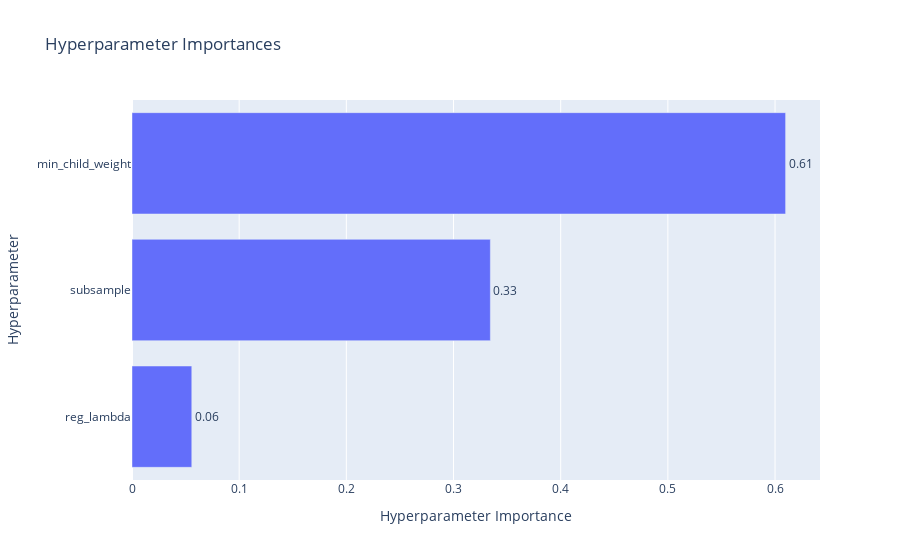
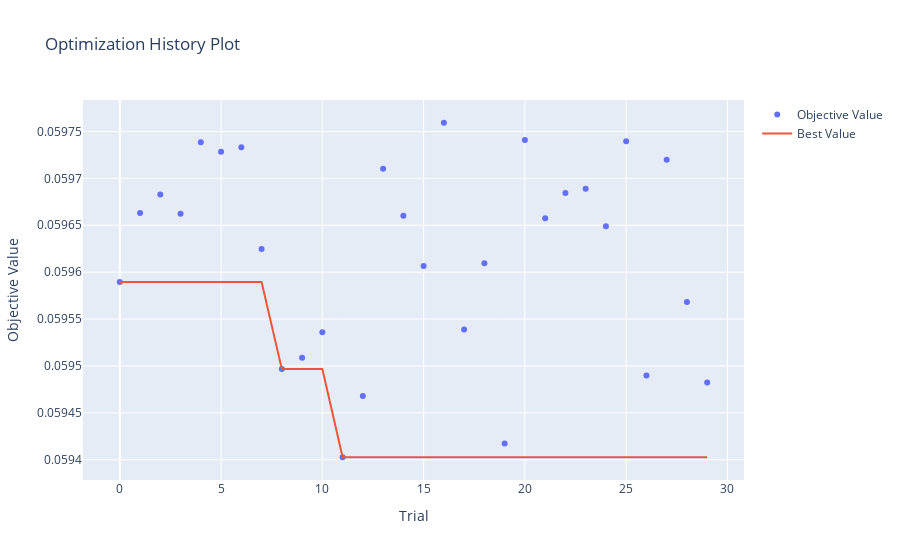
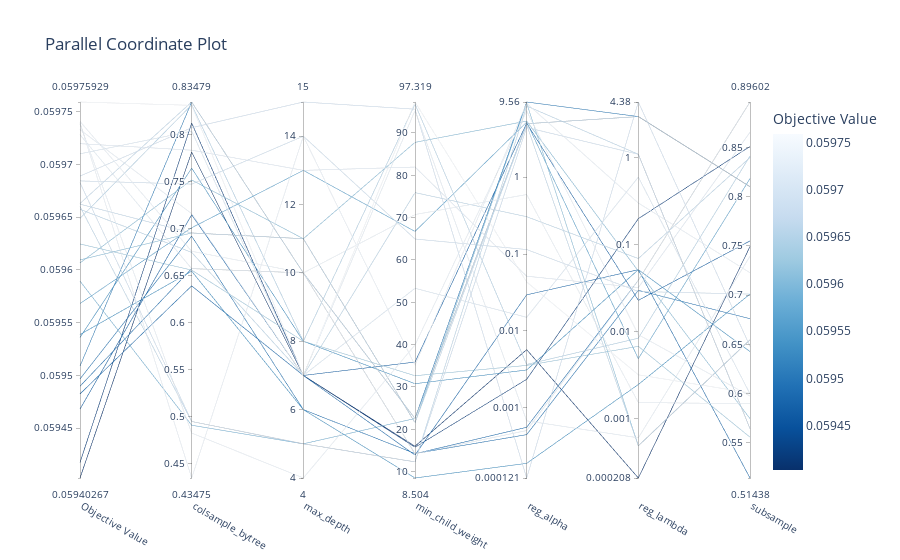

Notebook cell for these charts, in order:
### Code cell
# xgb_v1の確認
importlib.reload(opv)
study_name = "xgb_v1"

study = opv.OptunaVisualizer(study_name, url)
study.visualize_optimization()
study.print_trials_table()
study.summarize_studies()

### Figure 1 — Plotly figure (JSON) as saved in the notebook; plotly's stock layout.template omitted (floating-point values rounded to 4 significant figures)
{"data": [{"cliponaxis": false, "hovertemplate": ["reg_lambda (FloatDistribution): 0.055779942420430245<extra></extra>", "subsample (FloatDistribution): 0.3343685566156761<extra></extra>", "min_child_weight (FloatDistribution): 0.6098515009638937<extra></extra>"], "name": "Objective Value", "orientation": "h", "text": ["0.06", "0.33", "0.61"], "textposition": "outside", "type": "bar", "x": [0.05578, 0.3344, 0.6099], "y": ["reg_lambda", "subsample", "min_child_weight"]}], "layout": {"title": {"text": "Hyperparameter Importances"}, "xaxis": {"title": {"text": "Hyperparameter Importance"}}, "yaxis": {"title": {"text": "Hyperparameter"}}}}

### Figure 2 — Plotly figure (JSON) as saved in the notebook; plotly's stock layout.template omitted (floating-point values rounded to 4 significant figures)
{"data": [{"mode": "markers", "name": "Objective Value", "type": "scatter", "x": [0, 1, 2, 3, 4, 5, 6, 7, 8, 9, 10, 11, 12, 13, 14, 15, 16, 17, 18, 19, 20, 21, 22, 23, 24, 25, 26, 27, 28, 29], "y": [0.05959, 0.05966, 0.05968, 0.05966, 0.05974, 0.05973, 0.05973, 0.05962, 0.0595, 0.05951, 0.05954, 0.0594, 0.05947, 0.05971, 0.05966, 0.05961, 0.05976, 0.05954, 0.05961, 0.05942, 0.05974, 0.05966, 0.05968, 0.05969, 0.05965, 0.05974, 0.05949, 0.05972, 0.05957, 0.05948]}, {"mode": "lines", "name": "Best Value", "type": "scatter", "x": [0, 1, 2, 3, 4, 5, 6, 7, 8, 9, 10, 11, 12, 13, 14, 15, 16, 17, 18, 19, 20, 21, 22, 23, 24, 25, 26, 27, 28, 29], "y": [0.05959, 0.05959, 0.05959, 0.05959, 0.05959, 0.05959, 0.05959, 0.05959, 0.0595, 0.0595, 0.0595, 0.0594, 0.0594, 0.0594, 0.0594, 0.0594, 0.0594, 0.0594, 0.0594, 0.0594, 0.0594, 0.0594, 0.0594, 0.0594, 0.0594, 0.0594, 0.0594, 0.0594, 0.0594, 0.0594]}, {"marker": {"color": "#cccccc"}, "mode": "markers", "name": "Infeasible Trial", "showlegend": false, "type": "scatter", "x": [], "y": []}], "layout": {"title": {"text": "Optimization History Plot"}, "xaxis": {"title": {"text": "Trial"}}, "yaxis": {"title": {"text": "Objective Value"}}}}

### Figure 3 — Plotly figure (JSON) as saved in the notebook; plotly's stock layout.template omitted (floating-point values rounded to 4 significant figures)
{"data": [{"dimensions": [{"label": "Objective Value", "range": [0.0594, 0.05976], "values": [0.05959, 0.05966, 0.05968, 0.05966, 0.05974, 0.05973, 0.05973, 0.05962, 0.0595, 0.05951, 0.05954, 0.0594, 0.05947, 0.05971, 0.05966, 0.05961, 0.05976, 0.05954, 0.05961, 0.05942, 0.05974, 0.05966, 0.05968, 0.05969, 0.05965, 0.05974, 0.05949, 0.05972, 0.05957, 0.05948]}, {"label": "colsample_bytree", "range": [0.4347, 0.8348], "values": [0.4909, 0.8348, 0.4949, 0.6955, 0.4826, 0.6575, 0.716, 0.6559, 0.6921, 0.8348, 0.7644, 0.7816, 0.7148, 0.8038, 0.4949, 0.7518, 0.8312, 0.6548, 0.6955, 0.8123, 0.676, 0.6748, 0.7474, 0.8074, 0.8318, 0.4347, 0.6575, 0.7835, 0.701, 0.6391]}, {"label": "max_depth", "range": [4, 15], "values": [5, 10, 5, 11, 4, 10, 7, 8, 6, 10, 8, 7, 7, 7, 5, 11, 7, 6, 11, 7, 10, 7, 14, 15, 8, 14, 10, 13, 13, 7]}, {"label": "min_child_weight", "range": [8.504, 97.32], "values": [22.56, 22.56, 12.31, 21.56, 39.93, 14.23, 95.32, 32.67, 14.28, 22.56, 30.78, 16.01, 35.89, 53.31, 12.31, 87.79, 97.32, 8.504, 21.56, 15.78, 70.73, 75.92, 64.96, 95.62, 96.83, 35.11, 14.23, 81.96, 66.75, 13.93]}, {"label": "reg_alpha", "range": [-3.918, 0.9803], "ticktext": ["0.000121", "0.001", "0.01", "0.1", "1", "9.56"], "tickvals": [-3.918, -3, -2, -1, 0, 0.9803], "values": [0.6975, 0.6975, 0.6485, 0.6836, 0.8651, -3.3, -3.173, -2.451, -3.353, 0.9803, -2.511, -2.246, 0.7031, -1.825, 0.9284, 0.7315, -1.364, -3.727, 0.9656, -2.633, -0.2247, -0.514, -0.9418, -3.918, -2.439, 0.9626, -3.257, -1.289, 0.7179, -1.532]}, {"label": "reg_lambda", "range": [-3.682, 0.6416], "ticktext": ["0.000208", "0.001", "0.01", "0.1", "1", "4.38"], "tickvals": [-3.682, -3, -2, -1, 0, 0.6416], "values": [0.4741, 0.4741, 0.0406, -3.312, -2.035, -1.408, -3.22, -2.168, -1.524, 0.4741, -1.287, -3.682, -1.639, -0.2222, 0.0406, -1.303, -2.496, -2.607, -3.312, -0.7001, -2.814, -1.158, -1.537, 0.6416, -2.075, -0.5199, -1.408, -1.492, -2.31, -1.287]}, {"label": "subsample", "range": [0.5144, 0.896], "values": [0.8101, 0.8101, 0.5645, 0.6547, 0.5976, 0.896, 0.7395, 0.5558, 0.6761, 0.8101, 0.6427, 0.7493, 0.755, 0.5997, 0.5645, 0.5746, 0.6007, 0.7011, 0.6547, 0.8509, 0.5897, 0.8397, 0.7011, 0.6481, 0.8412, 0.7227, 0.896, 0.8653, 0.8183, 0.5144]}], "labelangle": 30, "labelside": "bottom", "line": {"color": [0.05959, 0.05966, 0.05968, 0.05966, 0.05974, 0.05973, 0.05973, 0.05962, 0.0595, 0.05951, 0.05954, 0.0594, 0.05947, 0.05971, 0.05966, 0.05961, 0.05976, 0.05954, 0.05961, 0.05942, 0.05974, 0.05966, 0.05968, 0.05969, 0.05965, 0.05974, 0.05949, 0.05972, 0.05957, 0.05948], "colorbar": {"title": {"text": "Objective Value"}}, "colorscale": [[0, "rgb(247,251,255)"], [0.125, "rgb(222,235,247)"], [0.25, "rgb(198,219,239)"], [0.375, "rgb(158,202,225)"], [0.5, "rgb(107,174,214)"], [0.625, "rgb(66,146,198)"], [0.75, "rgb(33,113,181)"], [0.875, "rgb(8,81,156)"], [1, "rgb(8,48,107)"]], "reversescale": true, "showscale": true}, "type": "parcoords"}], "layout": {"title": {"text": "Parallel Coordinate Plot"}}}
